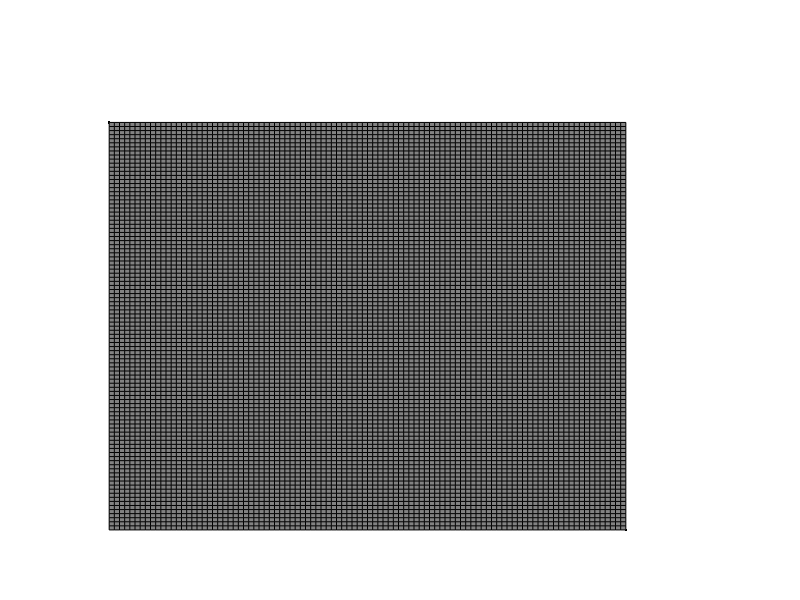

Here is the MATLAB script that generated this plot: (Note: this script raises an error after producing the figure.)
function connway2d
clear all;
close all;

CAsize = 100;

[X,Y] = meshgrid(1,CAsize+1);
figure();
hold on;

plot(X,Y,'k');
plot(Y,X,'k');

I = zeros(CAsize+1);
surface(I);
colormap(gray);
axis off;

I = rand(CAsize+1)>0.85;
I(1,:) = 0;
I(CAsize,:)=0;
I(:,1)=0;
I(:,CAsize)=0;
surface(~I);

simTime=100;

 writerObj = VideoWriter('newfile.avi');
 open(writerObj);

for time=1:simTime
    clf();axis off;
    time
    for y=2:CAsize-1
        for x=2:CAsize-1
            center = I(y,x);
            cells = I(y-1:y+1,x-1:x+1);
            count = sum(cells(:))-center;
            if(count==2&&count==3)
                continue; % keep alive
            elseif(count>=4 || count<=1)
                I(y,x) = 0; % die
            elseif(center==0&&count==3)
                I(y,x) = 1; % resurrect
            end
        end
    end
    surface(~I);
    ruleStr = sprintf('Time: %d',time);
    ylim=get(gca,'YLim');
    xlim=get(gca,'XLim');
    text(xlim(2)*0.05,ylim(2)*0.85,ruleStr,'VerticalAlignment','bottom','HorizontalAlignment','left');      

    drawnow();

    frame = getframe(gcf);
    writeVideo(writerObj, frame);

%      pause(0.05);
end
 close(writerObj);

end